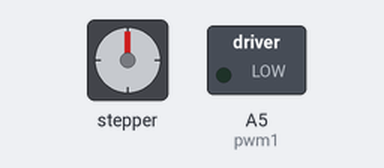
Bench run of a sketch on a simulated Arduino Nano, built with avr-gcc and run on an emulated ATmega328P. Parts: stepper motor, switched loads named in the sketch (green lamp = pin HIGH). Stepper angles assume 200 steps per turn; what the sketch prints to the serial monitor is not drawn.

Above: at 0.14 s.
Timing chart, 0 to 40.0 s (numbered marks = the images above):
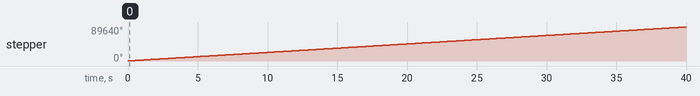

Measured:
- by itself, stepper: keeps turning clockwise at about 2245°/s

The sketch:

stepper_oneRevolution.ino
```cpp
/*
 Stepper Motor Control - one revolution

 This program drives a unipolar or bipolar stepper motor.
 The motor is attached to digital pins 8 - 11 of the Arduino.

 The motor should revolve one revolution in one direction, then
 one revolution in the other direction.


 Created 11 Mar. 2007
 Modified 30 Nov. 2009
 by Tom Igoe

 */

#include <Stepper.h>

const int stepsPerRevolution = 200;  // change this to fit the number of steps per revolution
// for your motor

// initialize the stepper library on pins 8 through 11:
Stepper myStepper(stepsPerRevolution, 10, 11, 12, 7);

//int dir1 = 12;
//int dir2 = 11;
int pwm1 = A5;
int pwm2 = A7;

void setup() {

//pinMode(dir1,OUTPUT);
//pinMode(dir2,OUTPUT);
pinMode(pwm1,OUTPUT);
pinMode(pwm2,OUTPUT);

  // set the speed at 60 rpm:
  myStepper.setSpeed(1000);
  // initialize the serial port:
  Serial.begin(9600);
}

void loop() {
  // step one revolution  in one direction:
  Serial.println("clockwise");
  myStepper.step(stepsPerRevolution);
  delay(100);

  // step one revolution in the other direction:
  //Serial.println("counterclockwise");
  //myStepper.step(-stepsPerRevolution);
  //delay(500);
}
```
